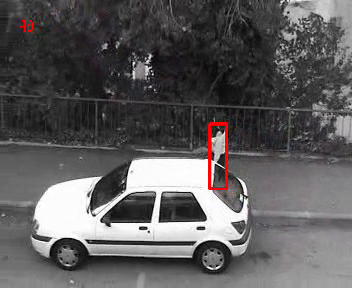
#> input picture frame 47 of study/images/woman.mp4, 352 x 288 px
$ python videoOpticalFlow.py   (Python 2 division)
#> lines starting #> are read from the running program, lines starting #| are printed output that depends on the picture; after the words box and inside, x2 and y2 are one past the last pixel; in counts of white or black regions, pixels touching at a corner belong together
#-*- coding: utf-8 -*-
"""
# Optical Flow
    . 프레임에 대한 사전 정보 없이, 연속된 프레임사이의 움직임을 추정할 수 있는 방법

    . 가정
        1. 연속된 프레임사잉의 대상에 pixel 밀집도는 변화가 없다.
        2. 주변 pixel은 유사한 움직임을 갖는다.
    . 특정시점에서 특정 시간동안 명암의 변화가 거의 없이 얼마만큰 이동했다라는 개념(즉, Pixel의 이동속도 계산)
    . Lucas-Kanade method
        . 한 프레임에서 Pixel윈도우를 설정하고, 다음 윈도우에서 가장 잘 일치하는 곳을 찾음.
        . 대상의 이동이 pixel윈도우를 벗어나는 움직임이 발생하면 계산하지 못함.
        . 이를 개선하기 위해서 Image Pyramid를 활용하여 Scale변화시켜 더 큰 움직임도 계산할 수 있도록 함.
    .  cv2.calcOpticalFlowPyrLK(prevImg, nextImg, prevPts, nextPts, [status, err, windSize, maxLevel,criterial, flags, imiEigThreshold])
        . prevImg – first 8-bit input image or pyramid constructed by buildOpticalFlowPyramid().
        . nextImg – second input image or pyramid of the same size and the same type as prevImg.
        . prevPts – vector of 2D points for which the flow needs to be found;
                     point coordinates must be single-precision floating-point numbers.
        . nextPts – output vector of 2D points (with single-precision floating-point coordinates) containing the calculated new positions of input features in the second image;
                    when OPTFLOW_USE_INITIAL_FLOW flag is passed, the vector must have the same size as in the input.
        . status – output status vector (of unsigned chars);
                   each element of the vector is set to 1 if the flow for the corresponding features has been found, otherwise, it is set to 0.
        . err – output vector of errors; each element of the vector is set to an error for the corresponding feature,
                 type of the error measure can be set in flags parameter;
                 if the flow wasn’t found then the error is not defined (use the status parameter to find such cases).
        . winSize – size of the search window at each pyramid level.
        . maxLevel – 0-based maximal pyramid level number; if set to 0, pyramids are not used (single level), if set to 1, two levels are used, and so on;
                     if pyramids are passed to input then algorithm will use as many levels as pyramids have but no more than maxLevel.
        . criteria – parameter, specifying the termination criteria of the iterative search algorithm
                     (after the specified maximum number of iterations criteria.maxCount or when the search window moves by less than criteria.epsilon.
        . flags –

            OPTFLOW_USE_INITIAL_FLOW uses initial estimations, stored in nextPts; if the flag is not set, then prevPts is copied to nextPts and is considered the initial estimate.
            OPTFLOW_LK_GET_MIN_EIGENVALS use minimum eigen values as an error measure (see minEigThreshold description);
                  if the flag is not set, then L1 distance between patches around the original and a moved point, divided by number of pixels in a window, is used as a error measure.
        . minEigThreshold – the algorithm calculates the minimum eigen value of a 2x2 normal matrix of optical flow equations

"""
import cv2
import numpy as np

cap = cv2.VideoCapture('images/woman.mp4')

if not cap.isOpened():
    print 'Error : Opev Video'
    exit(0)
# Thi-Tomasi Parameter
feature_params = dict( maxCorners = 100,
                      qualityLevel = 0.3,
                      minDistance = 7,
                      blockSize = 7)

# lukas-Kanade parameter
lk_params = dict(winSize=(15, 15),
                 maxLevel=2,
                 criteria=(cv2.TERM_CRITERIA_EPS | cv2.TERM_CRITERIA_COUNT, 10, 0.03))

# np.random.randint(min,max, size)
# size=(100,3) => row=100, col=3인 ndarray생성
color = np.random.randint(0, 255, (100, 3))

ret, old_frame = cap.read()
#> old_frame is the input picture: shape (288, 352, 3); mean B, G, R 92.2, 91.5, 93.5
old_gray = cv2.cvtColor(old_frame, cv2.COLOR_BGR2GRAY)

# Shi-Tomasi corner Detect
p0 = cv2.goodFeaturesToTrack(old_gray, mask=None, **feature_params)
#> p0 = 35 rows, first 8: [161, 220], [215, 162], [102, 220], [204, 218], [93, 213], [205, 161], [147, 229], [149, 220]

# 주어진 Array와 동일한 zero arry return
# mask는 빈 Array로 이동선을 그리고, 나중에 frame와 add
mask = np.zeros_like(old_frame)

while (1):
    ret, frame = cap.read()
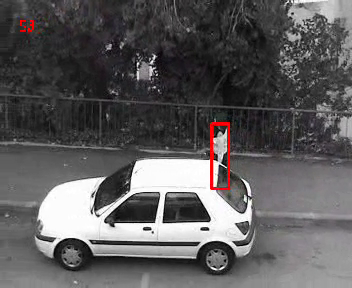
#> input picture frame 48 of study/images/woman.mp4, 352 x 288 px
#> frame is the input picture: shape (288, 352, 3); mean B, G, R 91.4, 90.6, 92.7
    frame_gray = cv2.cvtColor(frame, cv2.COLOR_BGR2GRAY)

    # Lukas-Kanade Method
    # p1 : 새로게 이동된 point
    # st : p1의 값이 잘 계산이 되었는지, 1이면 성공, 아니면 실패

    p1, st, err = cv2.calcOpticalFlowPyrLK(old_gray, frame_gray, p0, None, **lk_params)
#> p1 = 35 rows, first 8: [164.9, 220.7], [218.4, 162.5], [106, 220.5], [207.9, 218.7], [96.92, 213.5], [207, 161.6], [150.8, 229.4], [153, 220.3]; st = 35 values from 1 to 1; err = 35 values, max 27.88 at index 1, min 5.73 at index 18, mean 9.42

    # st==1이면, 즉, 연관된 point가 정상적으로 계산이 된 것만, good_new에 할당.
    good_new = p1[st == 1]
#> good_new = 35 pairs, first value 53.94 to 309.3, second value 14.03 to 255.8
    good_old = p0[st == 1]
#> good_old = 35 pairs, first value 50 to 305, second value 13 to 255

    for i, (new, old) in enumerate(zip(good_new, good_old)):
        a, b = new.ravel()
        c, d = old.ravel()
        mask = cv2.line(mask, (a, b), (c, d), color[i].tolist(), 2)
        frame = cv2.circle(frame, (a, b), 5, color[i].tolist(), -1)
#> this loop made 35 passes
#> (a, b, c, d) on passes 1 to 12: (164.9, 220.7, 161, 220), (218.4, 162.5, 215, 162), (106, 220.5, 102, 220), (207.9, 218.7, 204, 218), (96.92, 213.5, 93, 213), (207, 161.6, 205, 161), (150.8, 229.4, 147, 229), (153, 220.3, 149, 220), (248, 198.8, 244, 198), (154.1, 69.55, 150, 69), (212.5, 187, 210, 187), (112, 224.3, 108, 224)
#> pass 2, `frame = cv2.circle(frame, (a, b), 5, color[i].tolist(), -1)`:
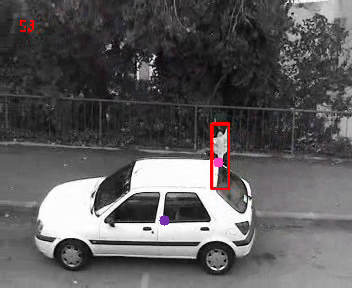
#> frame: shape (288, 352, 3); mean B, G, R 91.4, 90.5, 92.7
#> after the loop:
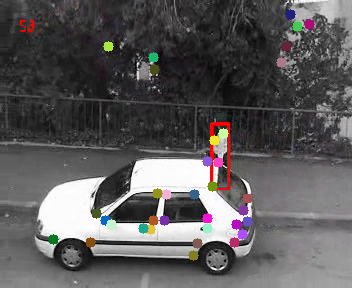
#> frame: shape (288, 352, 3); 2.6% of pixels changed, all inside (x1, y1, x2, y2) = (48, 9, 315, 261)
#> after the loop:
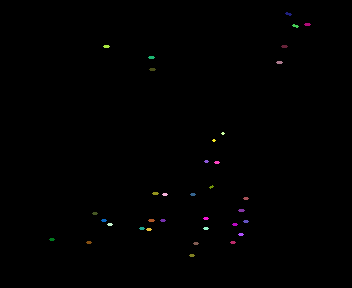
#> mask: shape (288, 352, 3); mean of channels 0, 1, 2 0.6, 0.6, 0.7; drawn as B, G, R

    img = cv2.add(frame, mask)

    # 이미지 반전,  0:상하, 1 : 좌우
    dst = cv2.flip(img, 1)
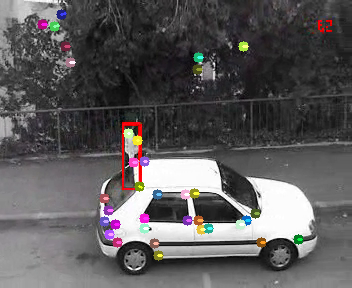
#> dst: shape (288, 352, 3); mean B, G, R 91.1, 90.3, 92.7
    cv2.imshow('frame', dst)

    k = cv2.waitKey(30) & 0xFF
#> (key q is pressed here)

    if k == ord('q'):
        break

    old_gray = frame_gray.copy()
    # array의 모양 변경. 원본과 원소의 수가 같도록 변경해야 함.
    # -1은 원본과 매칭이 되는 dimension수를 그대로 사용함.
    # 아래의 예는 good_new의 (56,2)를 56,1,2로 변경
    # 56의 수는 변동이 될수 있기에 -1로 하여 원본과 동일하게 유지.
    p0 = good_new.reshape(-1, 1, 2)

cv2.destroyAllWindows()
cap.release()

ret, frame = cap.read()
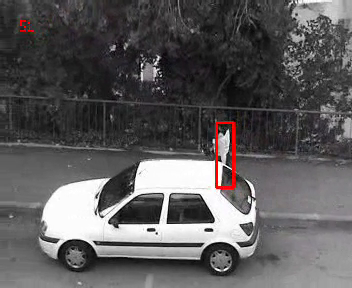
#> input picture frame 49 of study/images/woman.mp4, 352 x 288 px
#> frame is the input picture: shape (288, 352, 3); mean B, G, R 90.6, 89.9, 91.9
cv2.imwrite('vtest.jpg', frame)

while True:
    ret, frame = cap.read()
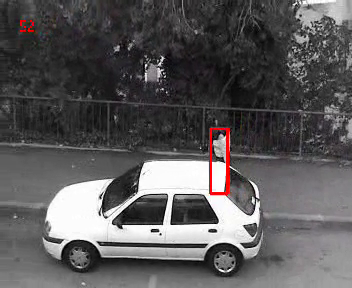
#> input picture frame 50 of study/images/woman.mp4, 352 x 288 px
#> frame is the input picture: shape (288, 352, 3); mean B, G, R 89.5, 88.7, 90.7
    # frame = cv2.cvtColor(frame, cv2.COLOR_BGR2GRAY)

    if ret == True:

        cv2.imshow('img', frame)

        k = cv2.waitKey(30)
#> (key q is pressed here)

        if (k & 0xFF) == 27:
            break
    else:
        break

cv2.destroyAllWindows()
cap.release()

$ run again, starting later in the video
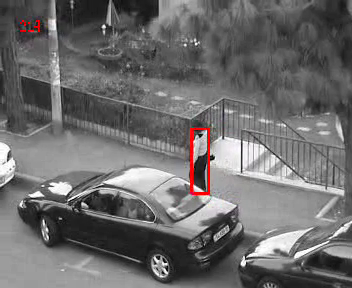
#> input picture frame 212 of study/images/woman.mp4, 352 x 288 px
#> old_frame is the input picture: shape (288, 352, 3); mean B, G, R 107.8, 107.6, 109.1
#> p0 = 27 rows, first 8: [245, 259], [212, 157], [166, 266], [200, 135], [165, 274], [162, 260], [104, 27], [82, 202]
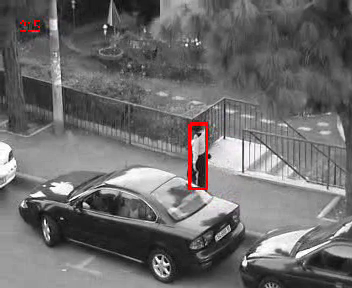
#> input picture frame 213 of study/images/woman.mp4, 352 x 288 px
#> frame is the input picture: shape (288, 352, 3); mean B, G, R 108.1, 107.9, 109.4
#> p1 = 27 rows, first 8: [246.4, 258.9], [209.7, 155.9], [167.4, 266], [198.3, 134.4], [166.5, 274], [163.4, 260], [105.3, 26.94], [83.47, 202]; st = 27 values from 1 to 1; err = 27 values, max 40.02 at index 14, min 4.08 at index 16, mean 11.65
#> good_new = 27 pairs, first value 11.43 to 343.3, second value 26.94 to 274
#> good_old = 27 pairs, first value 10 to 342, second value 27 to 274
#> the loop `for i, (new, old) in enumerate(zip(good_new, good_old)):` made 27 passes
#> (a, b, c, d) on passes 1 to 8: (246.4, 258.9, 245, 259), (209.7, 155.9, 212, 157), (167.4, 266, 166, 266), (198.3, 134.4, 200, 135), (166.5, 274, 165, 274), (163.4, 260, 162, 260), (105.3, 26.94, 104, 27), (83.47, 202, 82, 202)
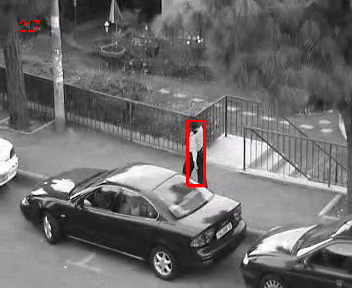
#> input picture frame 215 of study/images/woman.mp4, 352 x 288 px
#> frame is the input picture: shape (288, 352, 3); mean B, G, R 108.8, 108.7, 110.1

$ run again, starting later in the video
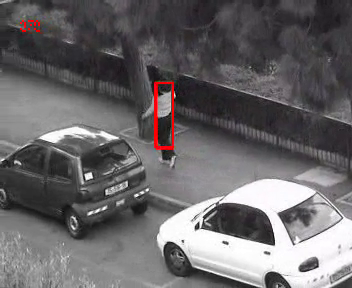
#> input picture frame 377 of study/images/woman.mp4, 352 x 288 px
#> old_frame is the input picture: shape (288, 352, 3); mean B, G, R 104.1, 102.3, 105.1
#> p0 = 20 rows, first 8: [272, 244], [202, 227], [87, 176], [301, 268], [108, 192], [279, 214], [316, 265], [225, 242]
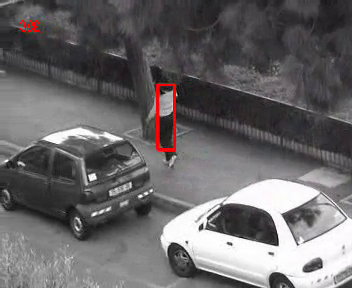
#> input picture frame 378 of study/images/woman.mp4, 352 x 288 px
#> frame is the input picture: shape (288, 352, 3); mean B, G, R 104.1, 102.3, 105.1
#> p1 = 20 rows, first 8: [275.7, 244.6], [206, 227.7], [90.82, 177], [305.2, 268.5], [111.7, 192.9], [282.9, 214.8], [319.9, 265.5], [229.2, 242.9]; st = 20 values from 1 to 1; err = 20 values, max 13.47 at index 12, min 2.6 at index 17, mean 6.76
#> good_new has the same summary as p1
#> good_old has the same summary as p0
#> the loop `for i, (new, old) in enumerate(zip(good_new, good_old)):` made 20 passes
#> (a, b, c, d) on passes 1 to 8: (275.7, 244.6, 272, 244), (206, 227.7, 202, 227), (90.82, 177, 87, 176), (305.2, 268.5, 301, 268), (111.7, 192.9, 108, 192), (282.9, 214.8, 279, 214), (319.9, 265.5, 316, 265), (229.2, 242.9, 225, 242)
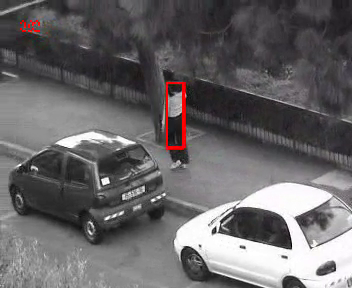
#> input picture frame 380 of study/images/woman.mp4, 352 x 288 px
#> frame is the input picture: shape (288, 352, 3); mean B, G, R 102.8, 101.2, 103.9
